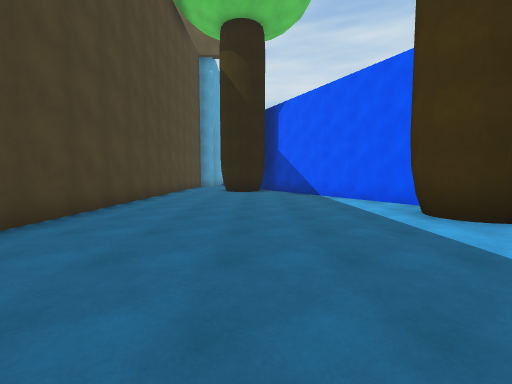
view 1 (above)

18 first-person views from a walk through a Unity game level. The camera is 1.4 m above the floor, tilts 4° down and sees 90° across. The floor is counted in squares, 2 m on a side. Each view is taken from the middle of a square. On the plan, view 1 faces up. The plan holds only what a view shows up to about 9 squares ahead; the rest is blank. The place goes on beyond the plan. The player is left out.

view 2
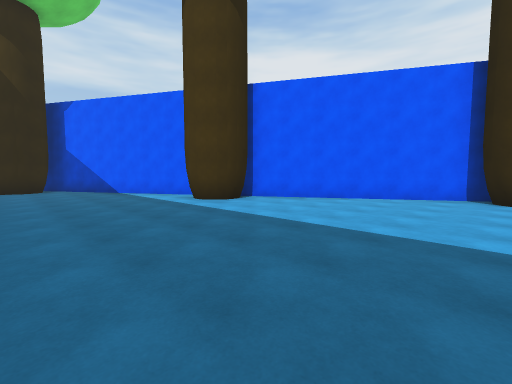

view 3
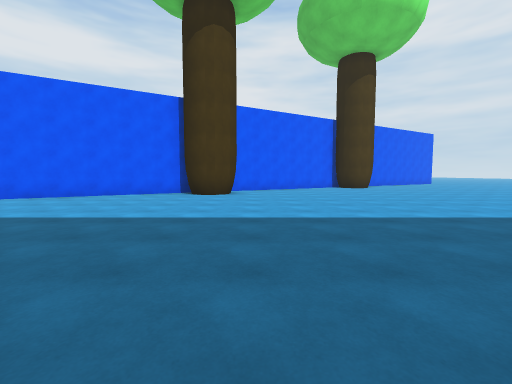

view 4
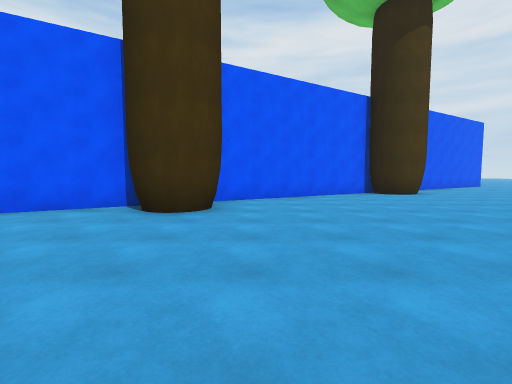

view 5
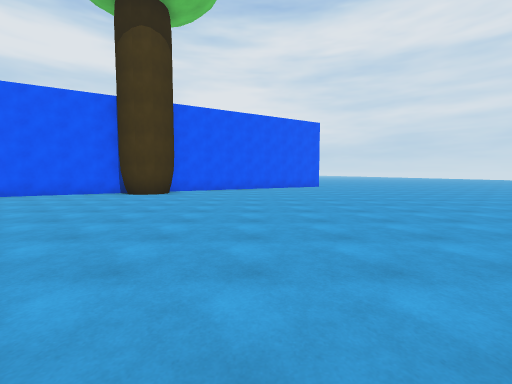

view 6
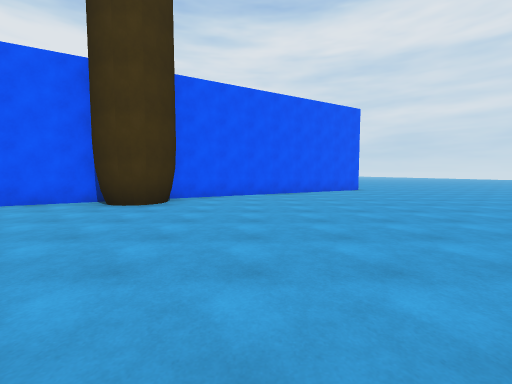

view 7
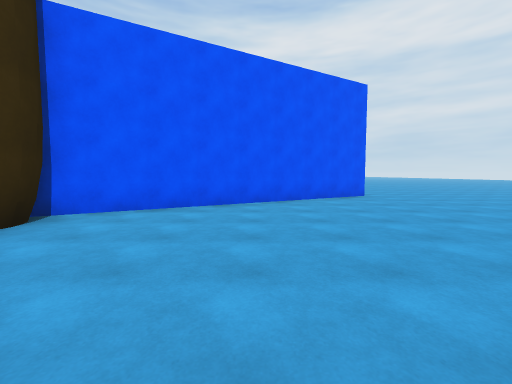

view 8
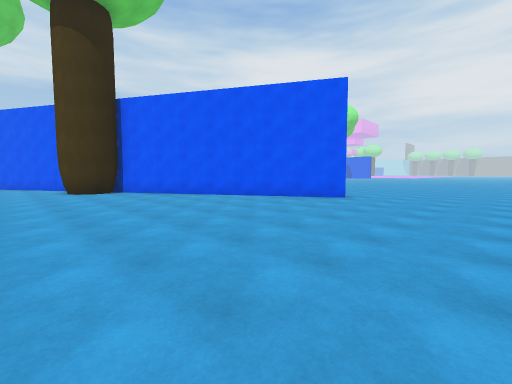

view 9
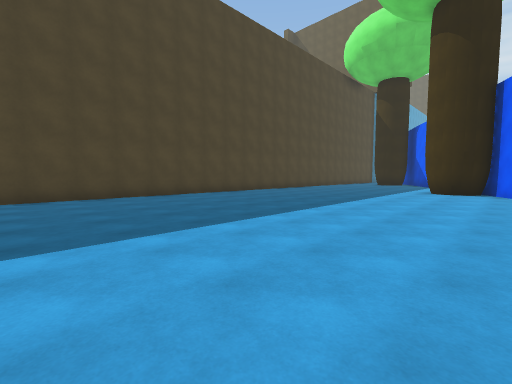

view 10
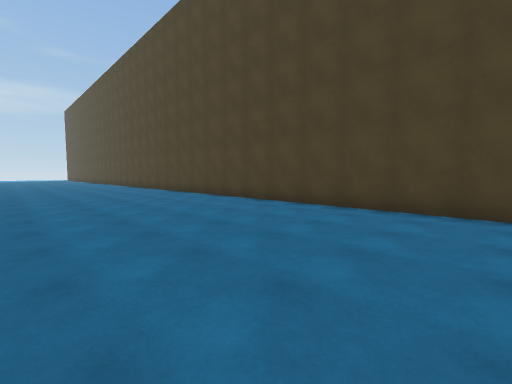

view 11
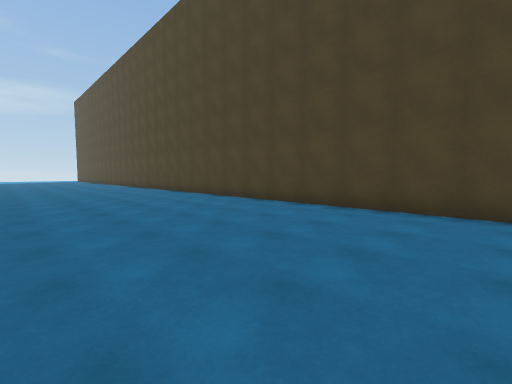

view 12
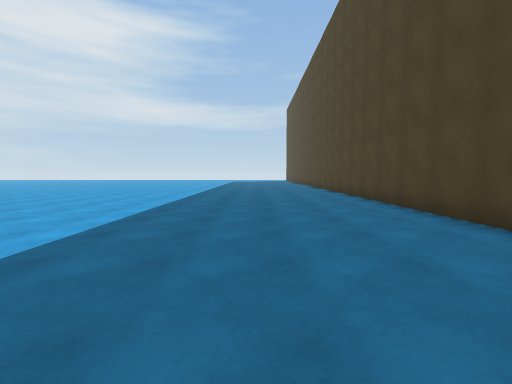

view 13
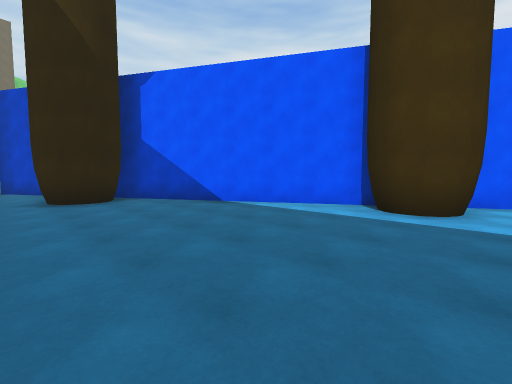

view 14
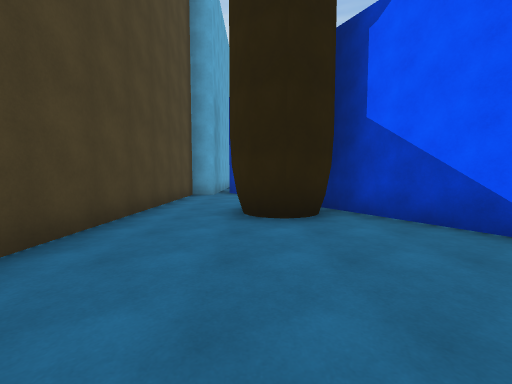

view 15
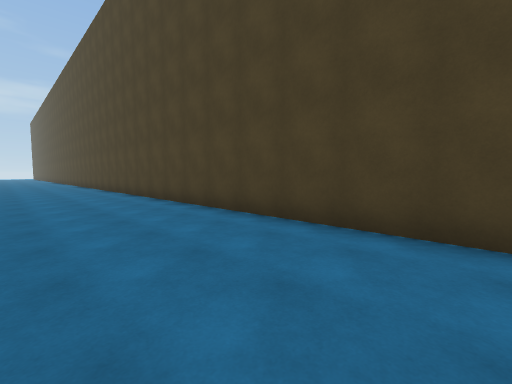

view 16
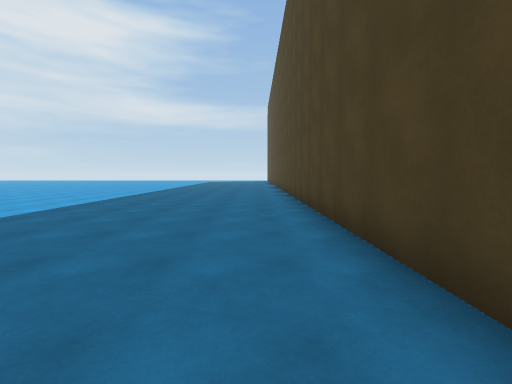

view 17
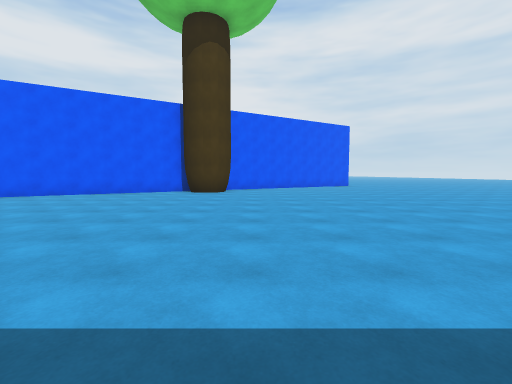

view 18
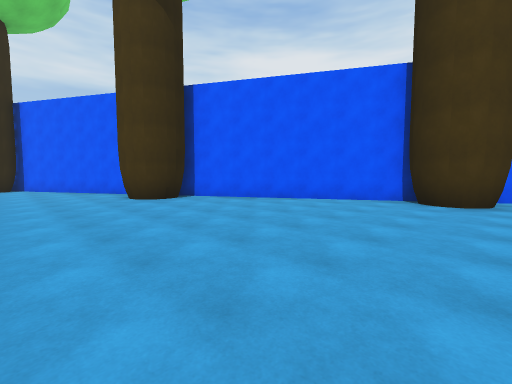

### Floor plan
Points are (right, up) in squares from view 1. A wall is a line through its corners. A room is listed if a view was taken in it or the views show most of it. See-through windows are left out.
Room 1 (views 1, 2, 3, 4, 5, 6, 7, 8, 9, 10, 11, 12, 13, 14, 15, 16, 17, 18)
walls: (6.9, -3.2) (6.5, -2.8); (11.6, -8.3) (8.1, -2.2); (7.8, -1.7) (4.4, 4.4); (3.7, 3.4) (3.2, 3.5); (16.3, -16.6) (12.2, -9.3); (3.9, 5.2) (0.4, 11.4); (-3.2, 9.5) (-3.2, -20.5)
ways out: opening at (-2, 9); opening at (18, -16.7)

Where each view was taken, in squares from view 1:
view 1: 0 up, 0 right, facing up
view 2: 2 down, 1 left, facing up-right
view 3: 4 down, 2 left, facing right
view 4: 4 down, 2 right, facing right
view 5: 13 down, 2 right, facing right
view 6: 12 down, 5 right, facing right
view 7: 13 down, 8 right, facing right
view 8: 20 down, 9 right, facing up-right
view 9: 7 down, 5 right, facing up-left
view 10: 5 down, 2 right, facing down-left
view 11: 10 down, 2 right, facing down-left
view 12: 12 down, 0 right, facing down
view 13: 3 up, 2 left, facing up-right
view 14: 6 up, 1 left, facing up
view 15: 6 up, 0 right, facing down-left
view 16: 13 down, 2 left, facing down
view 17: 11 down, 1 right, facing right
view 18: 10 down, 4 right, facing up-right
